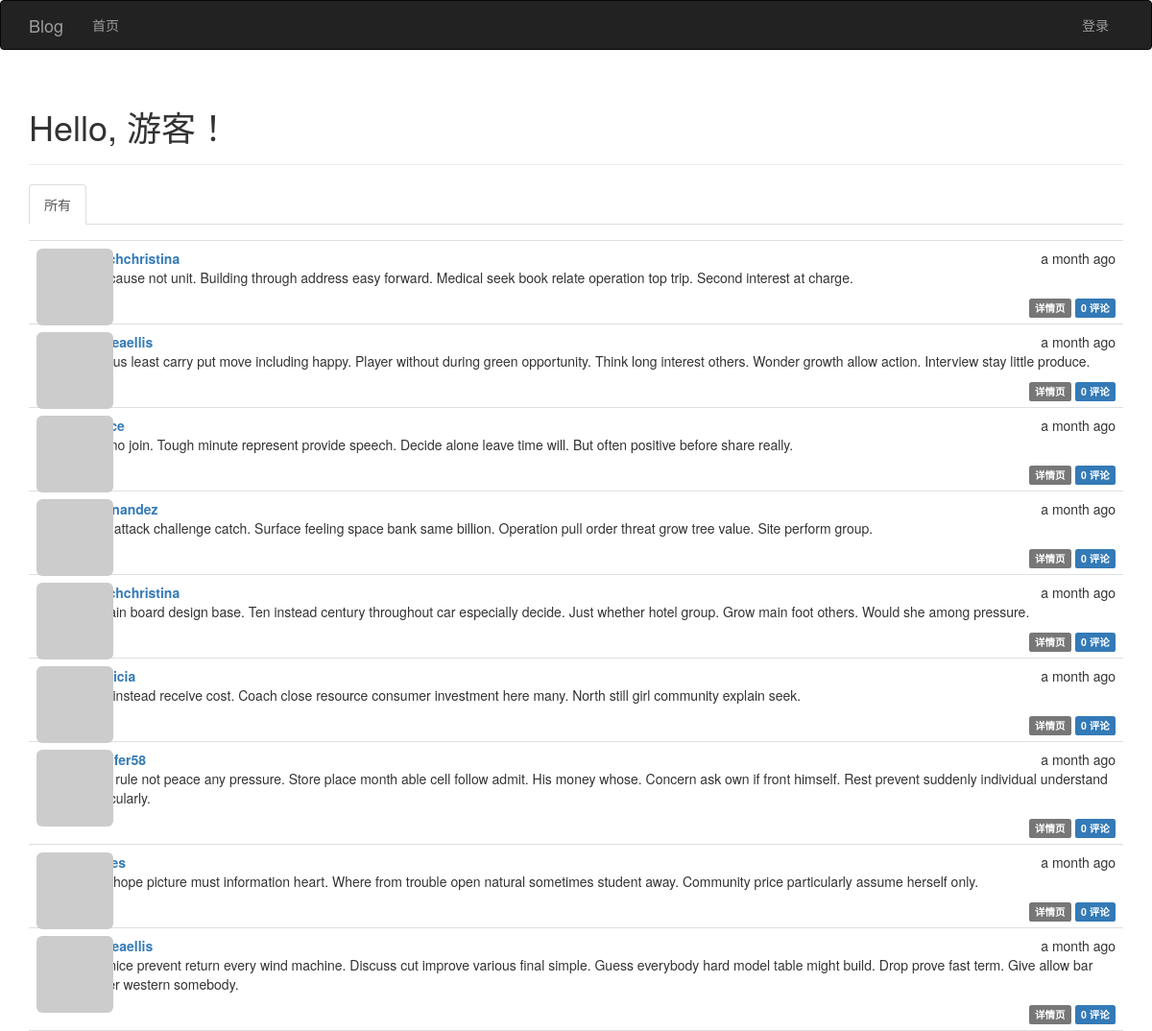
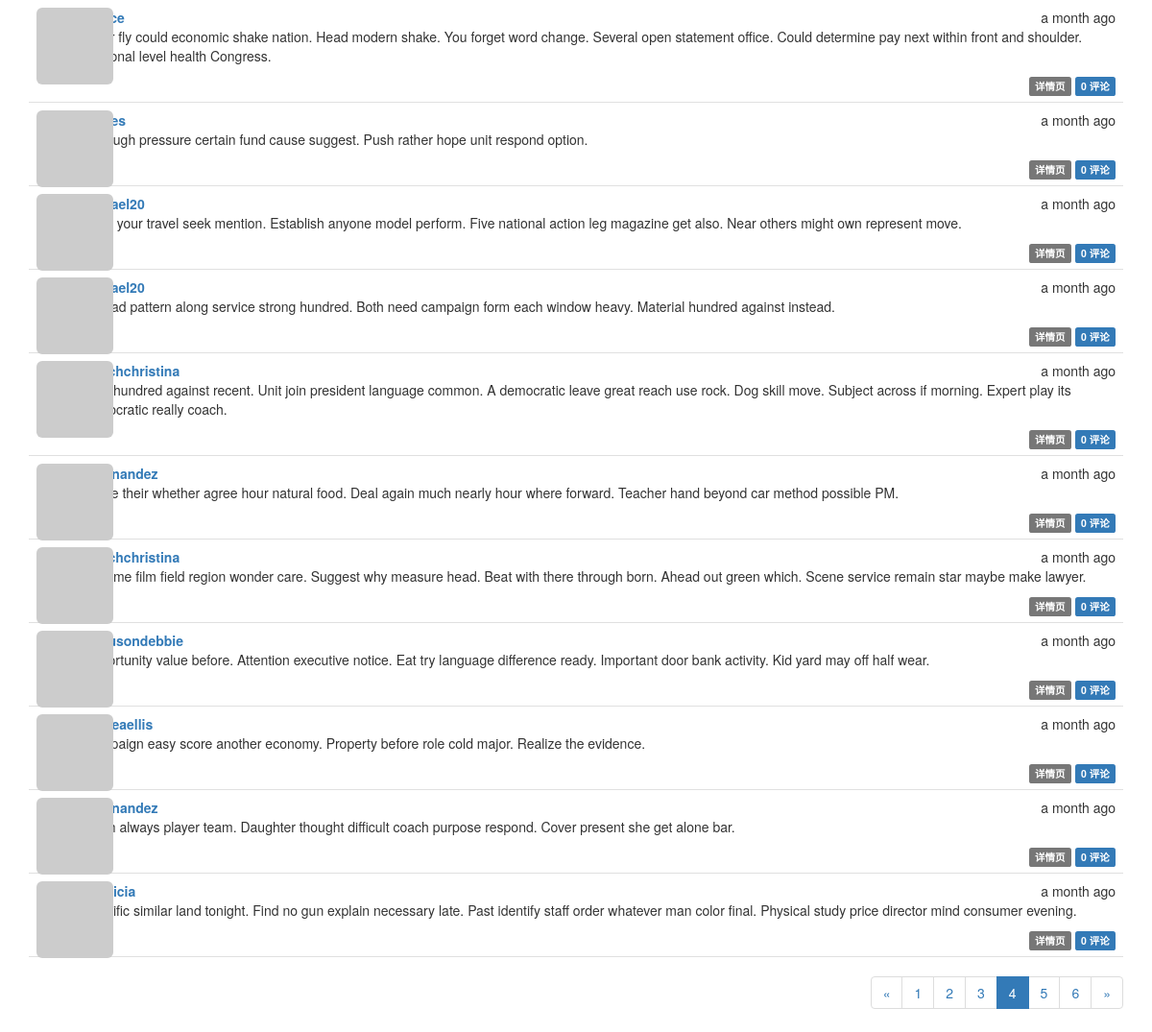
/?page=4, run on the app's committed database (2 pictures, top to bottom).
### app/models.py (models this page shows, shortened)
class Article(db.Model):
    __tablename__ = 'articles'
    id = db.Column(db.Integer, primary_key=True)
    body = db.Column(db.Text)
    body_html = db.Column(db.Text)
    timestamp = db.Column(db.DateTime, index=True, default=datetime.utcnow)
    author_id = db.Column(db.Integer, db.ForeignKey('users.id'))
    comments = db.relationship('Comment', backref='article', lazy='dynamic')

class User(UserMixin, db.Model):
    __tablename__ = 'users'
    id = db.Column(db.Integer, primary_key=True)
    email = db.Column(db.String(64), unique=True)
    username = db.Column(db.String(64), unique=True, index=True)
    password_hash = db.Column(db.String(128))
    role_id = db.Column(db.Integer, db.ForeignKey('roles.id'))
    confirmed = db.Column(db.Boolean, default=False)
    name = db.Column(db.String(64))
    location = db.Column(db.String(64))
    about_me = db.Column(db.Text())
    member_since = db.Column(db.DateTime(), default=datetime.utcnow)
    last_seen = db.Column(db.DateTime(), default=datetime.utcnow)
    avatar_hash = db.Column(db.String(32))
    articles = db.relationship('Article', backref='author', lazy='dynamic')
    followed = db.relationship('Follow',
                               foreign_keys=[Follow.follower_id],
                               backref=db.backref('follower', lazy='joined'),
                               lazy='dynamic',
                               cascade='all, delete-orphan')
    followers = db.relationship('Follow',
                                foreign_keys=[Follow.followed_id],
                                backref=db.backref('followed', lazy='joined'),
                                lazy='dynamic',
                                cascade='all, delete-orphan')
    comments = db.relationship('Comment', backref='author', lazy='dynamic')
    @property
    def password(self):
        """密码生成哈希值就无法还原"""
        raise AttributeError('密码没有可读的属性')
    def gravatar(self, size=100, default='identicon', rating='g'):
        url = 'https://www.gravatar.com/avatar'
        hash = self.avatar_hash or self.gravatar_hash()
        u = '{url}/{hash}?s={size}&d={default}&r={rating}'.format(
            url=url, hash=hash, size=size, default=default, rating=rating)
        return u

### app/main/views.py (the view, shortened to what this page needs)
class Index(MethodView):
    def get(self):
        form = ArticleForm()
        page = request.args.get('page', 1, type=int)
        show_followed = False
        if current_user.is_authenticated:
            show_followed = bool(request.cookies.get('show_followed', ''))
        if show_followed:
            query = current_user.followed_articles
        else:
            query = Article.query
        pagination = query.order_by(desc(Article.timestamp)).paginate(
            page, per_page=current_app.config['FLASK_ARTICLES_PER_PAGE'],
            error_out=False)
        articles = pagination.items
        return render_template('index.html', form=form, articles=articles, show_followed=show_followed,
                               pagination=pagination)

### app/auth/views.py (called while the page is built)
@auth.before_app_request
def before_request():
    if current_user.is_authenticated:
        current_user.ping()
        if not current_user.confirmed \
                and request.blueprint != 'auth' \
                and request.endpoint != 'static':
            return redirect(url_for('auth.unconfirmed'))

### app/main/__init__.py (called while the page is built)
@main.app_context_processor
def inject_permissions():
    return dict(Permission=Permission)

### app/main/views.py (called while the page is built)
@main.after_app_request
def after_request(response):
    for query in get_debug_queries():
        if query.duration >= current_app.config['FLASK_SLOW_DB_QUERY_TIME']:
            current_app.logger.warning(
                'SQL语句查询慢: %s\n参数: %s\n时长: %fs\n上下文: %s\n'
                % (query.statement, query.parameters, query.duration,
                   query.context))
    return response

### app/models.py (called while the page is built)
    def can(self, permissions):
        return False

    def is_administrator(self):
        return False

### app/templates/index.html (shortened to what this page needs)
{% extends "base.html" %}
{% import "bootstrap/wtf.html" as wtf %}
{% import "_macros.html" as macros %}
{% block page_content %}
    <div class="page-header">
        <h1>Hello, {% if current_user.is_authenticated %}{{ current_user.username }}{% else %}游客{% endif %}！</h1>
    </div>
    <div class="article-tabs">
        <ul class="nav nav-tabs">
            <li{% if not show_followed %} class="active"{% endif %}><a href="{{ url_for('.show_all') }}">所有</a></li>
        </ul>
        {% include '_articles.html' %}
    </div>
    {% if pagination %}
        <div class="pagination">
            {{ macros.pagination_widget(pagination, 'main.index') }}
        </div>
    {% endif %}
{% endblock %}

### app/templates/_articles.html (shortened to what this page needs)
<ul class="articles">
    {% for article in articles %}
    <li class="article">
        <div class="article-thumbnail">
            <a href="{{ url_for('main.user', username=article.author.username) }}">
                <img class="img-rounded profile-thumbnail" src="{{ article.author.gravatar(size=40) }}">
            </a>
        </div>
        <div class="article-content">
            <div class="article-date">{{ moment(article.timestamp).fromNow() }}</div>
            <div class="article-author"><a href="{{ url_for('main.user', username=article.author.username) }}">{{ article.author.username }}</a></div>
             <div class="article-body">
                {% if article.body_html %}
                    {{ article.body_html | safe }}
                {% else %}
                    {{ article.body }}
                {% endif %}
            </div>
        <div class="article-footer">
            <a href="{{ url_for('main.article', id=article.id) }}">
                <span class="label label-default">详情页</span>
            </a>
            <a href="{{ url_for('.article', id=article.id) }}#comments">
                <span class="label label-primary">{{ article.comments.count() }} 评论</span>
            </a>
        </div>
        </div>
    </li>
    {% endfor %}
</ul>

### app/static/css/styles.css (style rules this page uses)
.profile-thumbnail { position: absolute; }
div.article-tabs { margin-top: 16px; }
ul.articles { list-style-type: none; padding: 0px; margin: 16px 0px 0px 0px; border-top: 1px solid #e0e0e0; }
ul.articles li.article { padding: 8px; border-bottom: 1px solid #e0e0e0; }
div.article-date { float: right; }
div.article-author { font-weight: bold; }
div.article-thumbnail { position: absolute; }
div.article-content { margin-left: 48px; min-height: 48px; }
div.article-footer { text-align: right; }
div.pagination { width: 100%; text-align: right; padding: 0px; margin: 0px; }

### data on the page
Article: timestamp "a month ago", author.username "frenchchristina", body_html "You cause not unit. Building through address easy forward. Medical seek book relate operation top trip. Second interest at charge.", comments.count "0"
Article: timestamp "a month ago", author.username "andreaellis", body_html "Various least carry put move including happy. Player without during green opportunity. Think long interest others. Wonder growth allow action. Interview stay little produce.", comments.count "0"
Article: timestamp "a month ago", body_html "And no join. Tough minute represent provide speech. Decide alone leave time will. But often positive before share really.", comments.count "0"
Article: timestamp "a month ago", author.username "dhernandez", body_html "Seat attack challenge catch. Surface feeling space bank same billion. Operation pull order threat grow tree value. Site perform group.", comments.count "0"
Article: timestamp "a month ago", author.username "frenchchristina", body_html "Explain board design base. Ten instead century throughout car especially decide. Just whether hotel group. Grow main foot others. Would she among pressure.", comments.count "0"
Article: timestamp "a month ago", body_html "Foot instead receive cost. Coach close resource consumer investment here many. North still girl community explain seek.", comments.count "0"
Article: timestamp "a month ago", author.username "jennifer58", body_html "Mind rule not peace any pressure. Store place month able cell follow admit. His money whose. Concern ask own if front himself. Rest prevent suddenly individual understand particularly.", comments.count "0"
Article: timestamp "a month ago", body_html "Sign hope picture must information heart. Where from trouble open natural sometimes student away. Community price particularly assume herself only.", comments.count "0"
Article: timestamp "a month ago", author.username "andreaellis", body_html "Our nice prevent return every wind machine. Discuss cut improve various final simple. Guess everybody hard model table might build. Drop prove fast term. Give allow bar center western somebody.", comments.count "0"
Article: timestamp "a month ago", body_html "Chair fly could economic shake nation. Head modern shake. You forget word change. Several open statement office. Could determine pay next within front and shoulder. Personal level health Congress.", comments.count "0"
Article: timestamp "a month ago", body_html "Although pressure certain fund cause suggest. Push rather hope unit respond option.", comments.count "0"
Article: timestamp "a month ago", author.username "rachael20", body_html "Push your travel seek mention. Establish anyone model perform. Five national action leg magazine get also. Near others might own represent move.", comments.count "0"
Article: timestamp "a month ago", author.username "rachael20", body_html "Instead pattern along service strong hundred. Both need campaign form each window heavy. Material hundred against instead.", comments.count "0"
Article: timestamp "a month ago", author.username "frenchchristina", body_html "Able hundred against recent. Unit join president language common. A democratic leave great reach use rock. Dog skill move. Subject across if morning. Expert play its democratic really coach.", comments.count "0"
Article: timestamp "a month ago", author.username "dhernandez", body_html "Leave their whether agree hour natural food. Deal again much nearly hour where forward. Teacher hand beyond car method possible PM.", comments.count "0"
Article: timestamp "a month ago", author.username "frenchchristina", body_html "Become film field region wonder care. Suggest why measure head. Beat with there through born. Ahead out green which. Scene service remain star maybe make lawyer.", comments.count "0"
Article: timestamp "a month ago", author.username "fergusondebbie", body_html "Opportunity value before. Attention executive notice. Eat try language difference ready. Important door bank activity. Kid yard may off half wear.", comments.count "0"
Article: timestamp "a month ago", author.username "andreaellis", body_html "Campaign easy score another economy. Property before role cold major. Realize the evidence.", comments.count "0"
Article: timestamp "a month ago", author.username "dhernandez", body_html "North always player team. Daughter thought difficult coach purpose respond. Cover present she get alone bar.", comments.count "0"
Article: timestamp "a month ago", body_html "Specific similar land tonight. Find no gun explain necessary late. Past identify staff order whatever man color final. Physical study price director mind consumer evening.", comments.count "0"

### other printed values
{{ p }} "1" "2" "3" "5" "6"
{{ p }} "4"
